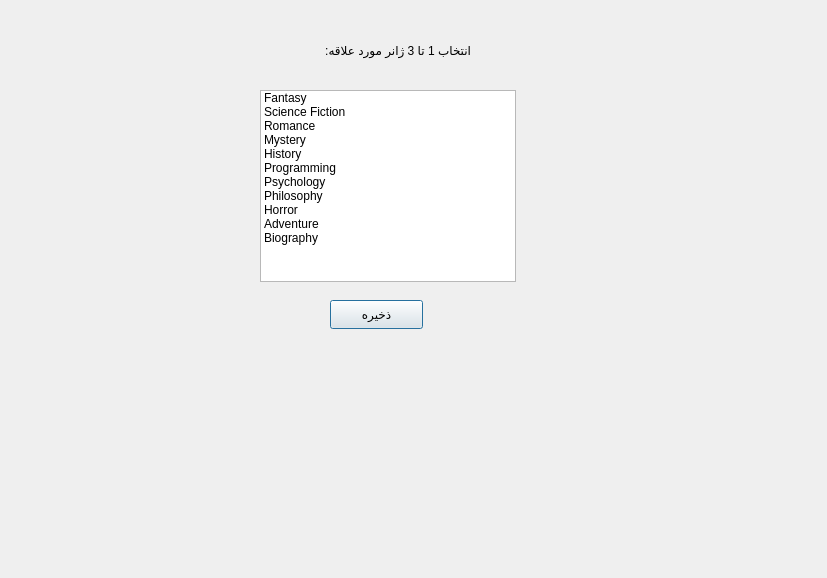
<?xml version="1.0" encoding="UTF-8"?>
<ui version="4.0">
 <class>GenreSelectionDialog</class>
 <widget class="QDialog" name="GenreSelectionDialog">
  <property name="geometry">
   <rect>
    <x>0</x>
    <y>0</y>
    <width>827</width>
    <height>578</height>
   </rect>
  </property>
  <property name="windowTitle">
   <string>Dialog</string>
  </property>
  <widget class="QLabel" name="label">
   <property name="geometry">
    <rect>
     <x>260</x>
     <y>40</y>
     <width>211</width>
     <height>20</height>
    </rect>
   </property>
   <property name="text">
    <string>انتخاب 1 تا 3 ژانر مورد علاقه:</string>
   </property>
  </widget>
  <widget class="QListWidget" name="genreListWidget">
   <property name="geometry">
    <rect>
     <x>260</x>
     <y>90</y>
     <width>256</width>
     <height>192</height>
    </rect>
   </property>
   <property name="selectionMode">
    <enum>QAbstractItemView::MultiSelection</enum>
   </property>
   <item>
    <property name="text">
     <string>Fantasy</string>
    </property>
   </item>
   <item>
    <property name="text">
     <string>Science Fiction</string>
    </property>
   </item>
   <item>
    <property name="text">
     <string>Romance</string>
    </property>
   </item>
   <item>
    <property name="text">
     <string>Mystery</string>
    </property>
   </item>
   <item>
    <property name="text">
     <string>History</string>
    </property>
   </item>
   <item>
    <property name="text">
     <string>Programming</string>
    </property>
   </item>
   <item>
    <property name="text">
     <string>Psychology</string>
    </property>
   </item>
   <item>
    <property name="text">
     <string>Philosophy</string>
    </property>
   </item>
   <item>
    <property name="text">
     <string>Horror</string>
    </property>
   </item>
   <item>
    <property name="text">
     <string>Adventure</string>
    </property>
   </item>
   <item>
    <property name="text">
     <string>Biography</string>
    </property>
   </item>
  </widget>
  <widget class="QPushButton" name="saveButton">
   <property name="geometry">
    <rect>
     <x>330</x>
     <y>300</y>
     <width>93</width>
     <height>29</height>
    </rect>
   </property>
   <property name="text">
    <string>ذخیره</string>
   </property>
  </widget>
 </widget>
 <resources/>
 <connections/>
</ui>
